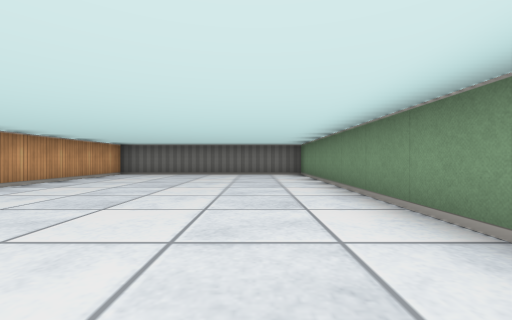
[1] (above)

21 first-person views from a walk through a cub3D ray-caster map. The camera is about half as high as the walls, looks level and sees 90° across. The floor is counted in squares. Each view is taken from the middle of a square. On the plan, view 1 faces up. The plan holds only what a view shows up to about 9 squares ahead; the rest is blank.

[2]
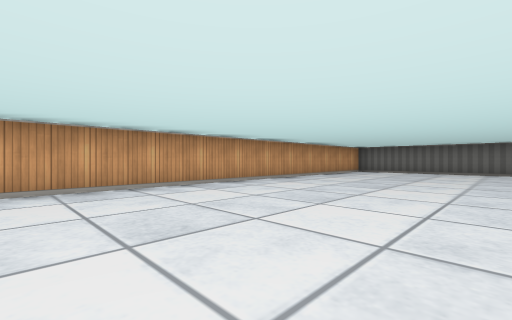

[3]
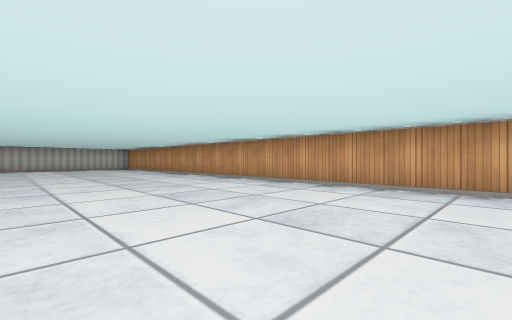

[4]
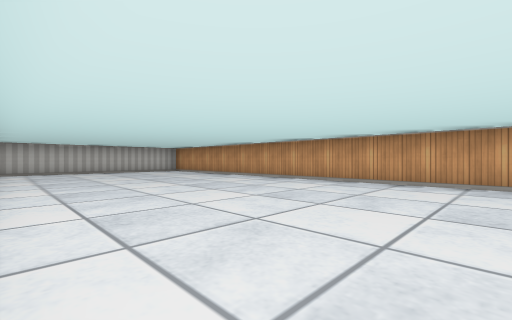

[5]
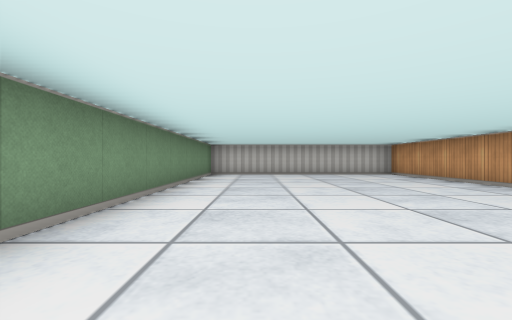

[6]
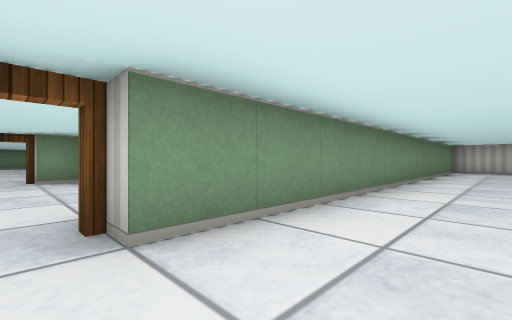

[7]
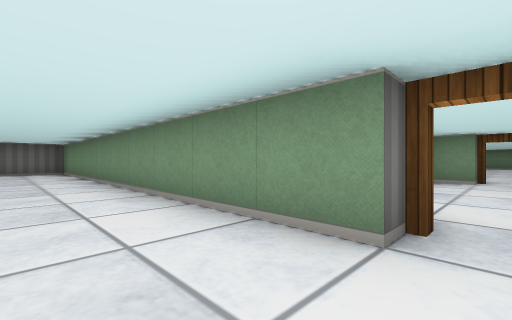

[8]
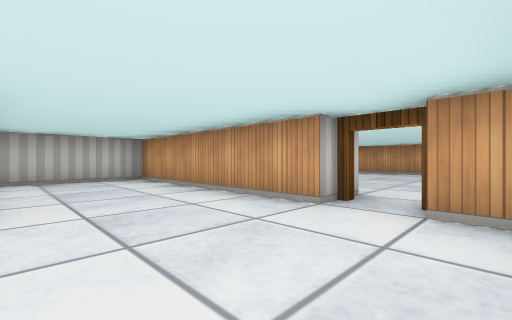

[9]
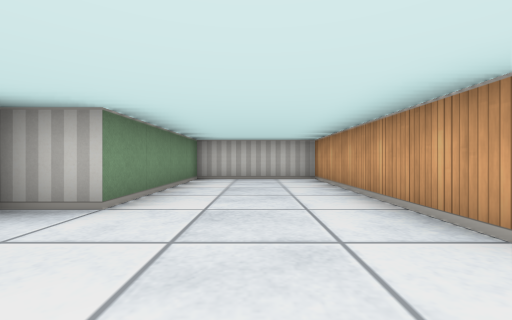

[10]
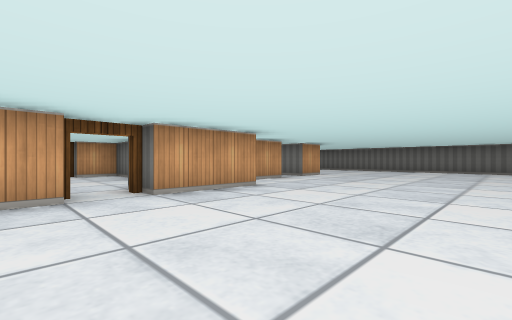

[11]
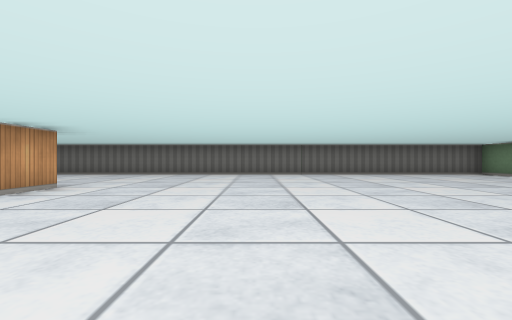

[12]
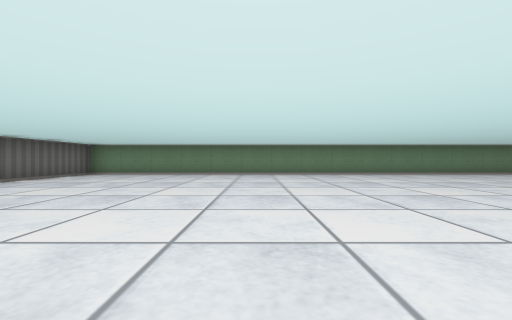

[13]
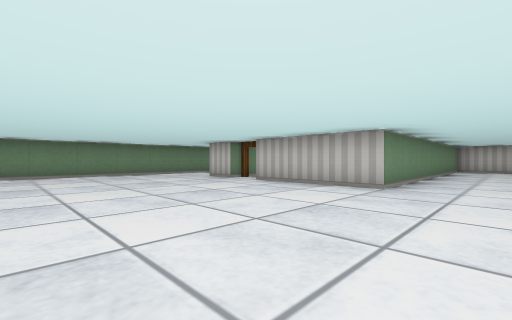

[14]
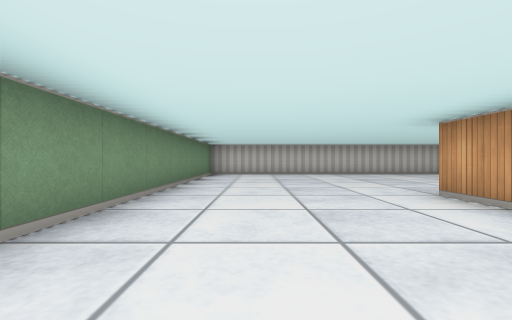

[15]
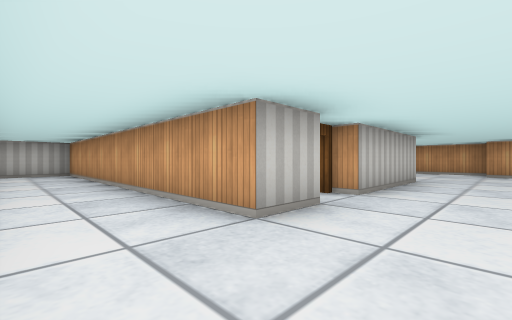

[16]
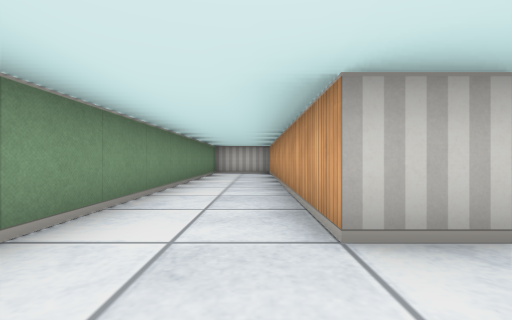

[17]
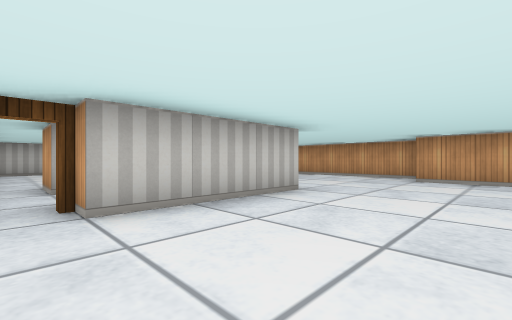

[18]
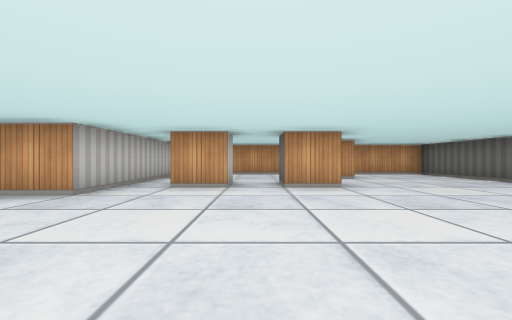

[19]
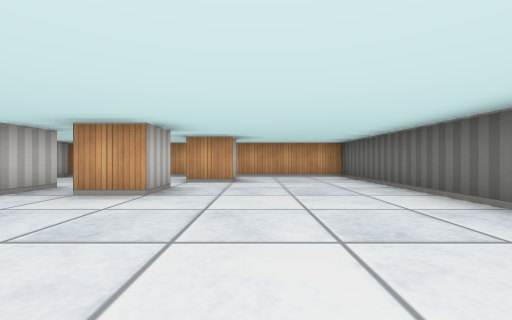

[20]
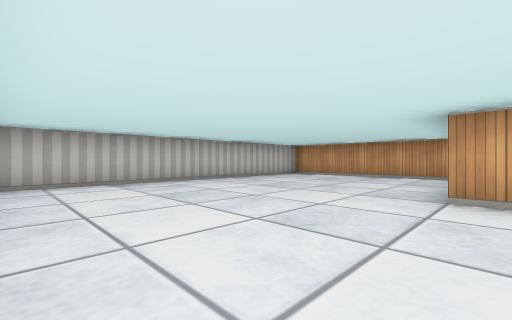

[21]
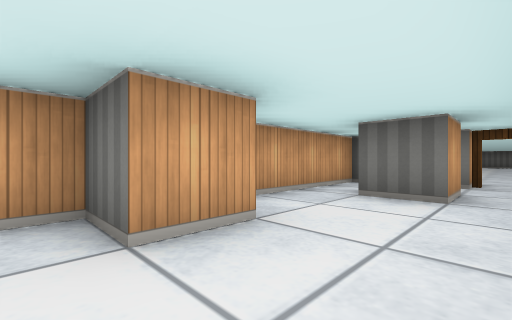

### Floor plan
Points are (right, up) in squares from view 1. A wall is a line through its corners. A room is listed if a view was taken in it or the views show most of it. See-through windows are left out.
Room 1 (views 1, 2, 3, 4, 5, 6, 7)
walls: (1.5, -1.5) (1.5, 8.5) (-4.5, 8.5) (-4.5, -13.5) (1.5, -13.5) (1.5, -2.5)
ways out: open door at (2, -2) to room 2
Room 2 (views 8, 9)
walls: (2.5, -2.5) (2.5, -7.5) (5.5, -7.5) (5.5, -3.5) (6.5, -3.5) (6.5, -2.5); (3.5, -0.5) (2.5, -0.5) (2.5, -1.5); (6.5, -1.5) (6.5, -0.8)
ways out: open door at (2, -2) to room 1; open door at (7, -2) to room 3
Room 3 (views 10, 11, 12, 13, 14, 15, 16, 17, 18, 19, 20)
walls: (7.5, -2.5) (7.5, -4.5); (6.5, -4.5) (6.5, -8.5); (5.5, 2.5) (6.5, 2.5) (6.5, 1.5); (14.5, -5.5) (15.5, -5.5) (15.5, -13.5) (17, -13.5); (5.5, 4.5) (6.5, 4.5) (6.5, 3.5) (5.6, 3.5); (2.5, 0.5) (7.5, 0.5) (7.5, -1.5); (3.5, 5.5) (4.5, 5.5) (4.5, 4.5); (2.5, -9) (2.5, -13.2); (17.5, -13) (17.5, 8.5) (2.5, 8.5) (2.5, 2.2); (2.8, -13.5) (10.5, -13.5) (10.5, -5.5) (13.5, -5.5)
ways out: open door at (7, -2) to room 2; open door at (14, -6) to room 4
Room 4 (view 21)
walls: (12.5, -10.5) (12.5, -11.5) (11.5, -11.5) (11.5, -12); (13.5, -7.4) (13.5, -8.5) (12.5, -8.5); (13, -13.5) (14, -13.5); (11.5, -6.5) (11.5, -9.5)
ways out: open door at (14, -6) to room 3

Where each view was taken, in squares from view 1:
view 1: 0 up, 0 right, facing up
view 2: 2 down, 0 right, facing up-left
view 3: 0 up, 0 right, facing down-left
view 4: 3 down, 1 right, facing down-left
view 5: 5 down, 0 right, facing down
view 6: 2 down, 0 right, facing down-right
view 7: 2 down, 0 right, facing up-right
view 8: 1 down, 5 right, facing down-left
view 9: 1 down, 4 right, facing down
view 10: 3 down, 11 right, facing up-left
view 11: 0 up, 10 right, facing up
view 12: 3 up, 9 right, facing right
view 13: 1 down, 9 right, facing down-right
view 14: 5 down, 9 right, facing down
view 15: 4 down, 17 right, facing down-left
view 16: 4 down, 16 right, facing down
view 17: 3 down, 14 right, facing down-left
view 18: 3 up, 11 right, facing left
view 19: 6 up, 10 right, facing left
view 20: 8 down, 10 right, facing down-left
view 21: 12 down, 14 right, facing up-left
